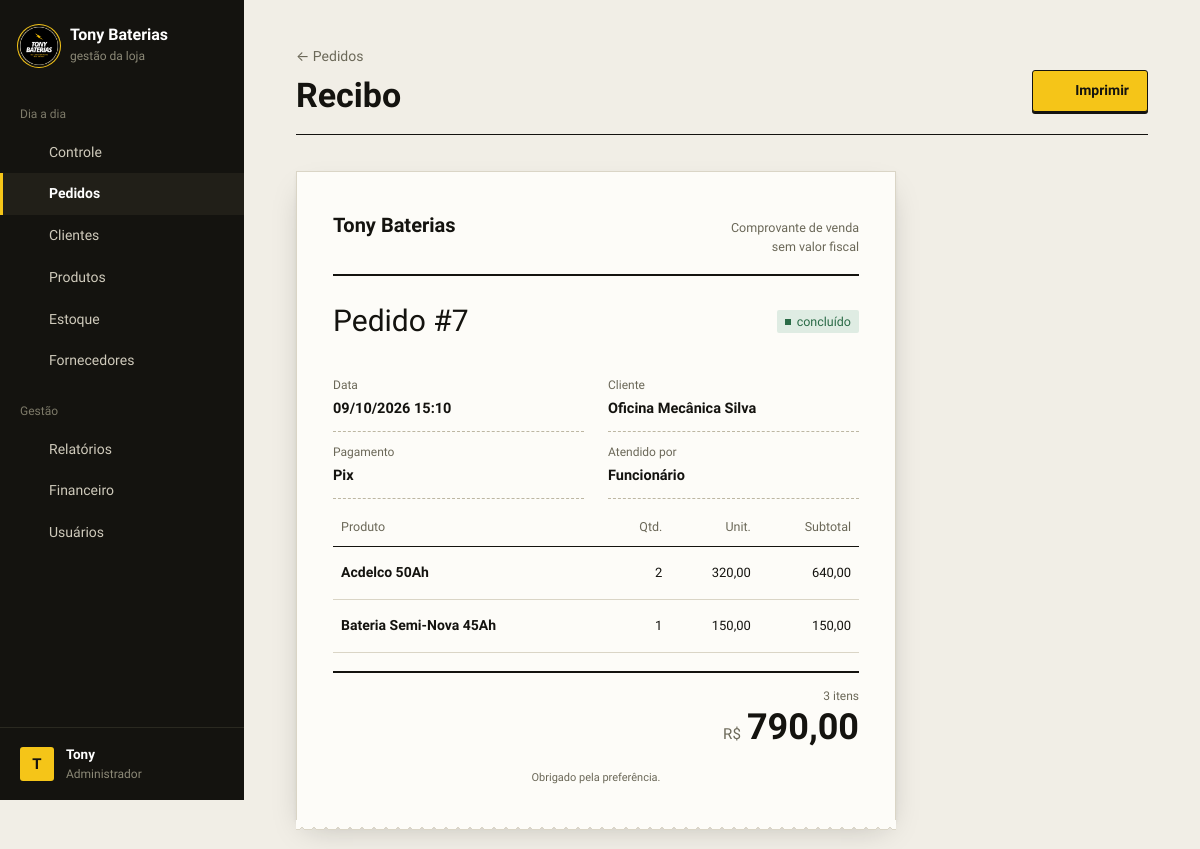
Screenshot of /public/pedidos.php?acao=recibo&id=7 (signed in) with the database file from the repository.
### tables this page shows
CREATE TABLE IF NOT EXISTS `pedidos` (
  `id` int UNSIGNED NOT NULL AUTO_INCREMENT,
  `cliente_id` int UNSIGNED DEFAULT NULL,
  `usuario_id` int UNSIGNED NOT NULL,
  `status` enum('pendente','concluido','cancelado') NOT NULL DEFAULT 'pendente',
  `forma_pagamento` enum('dinheiro','pix','cartao_credito','cartao_debito','boleto') DEFAULT NULL,
  `valor_total` decimal(10,2) NOT NULL DEFAULT '0.00',
  `observacao` varchar(255) DEFAULT NULL,
  `criado_em` datetime NOT NULL DEFAULT CURRENT_TIMESTAMP,
  `atualizado_em` datetime NOT NULL DEFAULT CURRENT_TIMESTAMP ON UPDATE CURRENT_TIMESTAMP,
  PRIMARY KEY (`id`),
  KEY `fk_pedidos_usuario` (`usuario_id`),
  KEY `idx_pedidos_cliente` (`cliente_id`),
  KEY `idx_pedidos_status_data` (`status`,`criado_em`)
);

CREATE TABLE IF NOT EXISTS `clientes` (
  `id` int UNSIGNED NOT NULL AUTO_INCREMENT,
  `nome` varchar(150) NOT NULL,
  `cpf` varchar(14) DEFAULT NULL,
  `cnpj` varchar(18) DEFAULT NULL,
  `telefone` varchar(20) DEFAULT NULL,
  `email` varchar(150) DEFAULT NULL,
  `endereco` varchar(255) DEFAULT NULL,
  `ativo` tinyint(1) NOT NULL DEFAULT '1',
  `criado_em` datetime NOT NULL DEFAULT CURRENT_TIMESTAMP,
  `atualizado_em` datetime NOT NULL DEFAULT CURRENT_TIMESTAMP ON UPDATE CURRENT_TIMESTAMP,
  PRIMARY KEY (`id`),
  UNIQUE KEY `cpf` (`cpf`),
  UNIQUE KEY `cnpj` (`cnpj`),
  KEY `idx_clientes_nome` (`nome`)
);

CREATE TABLE IF NOT EXISTS `usuarios` (
  `id` int UNSIGNED NOT NULL AUTO_INCREMENT,
  `nome` varchar(100) NOT NULL,
  `email` varchar(150) NOT NULL,
  `senha` varchar(255) NOT NULL,
  `perfil` enum('admin','vendedor') NOT NULL DEFAULT 'vendedor',
  `ativo` tinyint(1) NOT NULL DEFAULT '1',
  `criado_em` datetime NOT NULL DEFAULT CURRENT_TIMESTAMP,
  `atualizado_em` datetime NOT NULL DEFAULT CURRENT_TIMESTAMP ON UPDATE CURRENT_TIMESTAMP,
  PRIMARY KEY (`id`),
  UNIQUE KEY `email` (`email`)
);

CREATE TABLE IF NOT EXISTS `itens_pedido` (
  `id` int UNSIGNED NOT NULL AUTO_INCREMENT,
  `pedido_id` int UNSIGNED NOT NULL,
  `produto_id` int UNSIGNED NOT NULL,
  `quantidade` int UNSIGNED NOT NULL,
  `preco_unitario` decimal(10,2) NOT NULL,
  PRIMARY KEY (`id`),
  KEY `fk_itens_produto` (`produto_id`),
  KEY `idx_itens_pedido` (`pedido_id`)
);

CREATE TABLE IF NOT EXISTS `produtos` (
  `id` int UNSIGNED NOT NULL AUTO_INCREMENT,
  `categoria_id` int UNSIGNED DEFAULT NULL,
  `nome` varchar(150) NOT NULL,
  `descricao` text,
  `marca` varchar(80) DEFAULT NULL,
  `sku` varchar(40) DEFAULT NULL,
  `preco` decimal(10,2) NOT NULL DEFAULT '0.00',
  `garantia_meses` smallint UNSIGNED NOT NULL DEFAULT '0',
  `estoque_atual` int NOT NULL DEFAULT '0',
  `estoque_minimo` int NOT NULL DEFAULT '0',
  `ativo` tinyint(1) NOT NULL DEFAULT '1',
  `criado_em` datetime NOT NULL DEFAULT CURRENT_TIMESTAMP,
  `atualizado_em` datetime NOT NULL DEFAULT CURRENT_TIMESTAMP ON UPDATE CURRENT_TIMESTAMP,
  PRIMARY KEY (`id`),
  UNIQUE KEY `sku` (`sku`),
  CONSTRAINT `chk_estoque_nao_negativo` CHECK (`estoque_atual` >= 0),
  KEY `fk_produtos_categoria` (`categoria_id`),
  KEY `idx_produtos_nome` (`nome`)
);

### config/config.php (called while the page is built, shortened)
<?php
spl_autoload_register(function (string $classe) {
    foreach (['models', 'controllers'] as $pasta) {
        $arquivo = BASE_PATH . "/app/$pasta/$classe.php";
        if (file_exists($arquivo)) {
            return;
        }
    }
});
require_once __DIR__ . '/BancoDados.php';
require_once BASE_PATH . '/app/helpers/validacoes.php';
require_once BASE_PATH . '/app/helpers/icones.php';

### config/BancoDados.php (called while the page is built)
<?php
class BancoDados
{
    private static ?PDO $conexao = null;
    public static function getConnection(): PDO
    {
        if (self::$conexao === null) {
            $dsn = 'mysql:host=' . DB_HOST . ';port=' . DB_PORT . ';dbname=' . DB_NAME . ';charset=utf8mb4';
            try {
                self::$conexao = new PDO($dsn, DB_USER, DB_PASS, [
                    PDO::ATTR_ERRMODE            => PDO::ERRMODE_EXCEPTION,
                    PDO::ATTR_DEFAULT_FETCH_MODE => PDO::FETCH_ASSOC,
                    PDO::ATTR_EMULATE_PREPARES   => false,
                    PDO::MYSQL_ATTR_INIT_COMMAND => "SET time_zone = '" . (new DateTime('now'))->format('P') . "'",
                ]);
            } catch (PDOException $e) {
                die(APP_ENV === 'development'
                    ? 'Erro ao conectar ao banco de dados: ' . $e->getMessage()
                    : 'Não foi possível conectar ao banco de dados. Tente novamente mais tarde.');
            }
        }
        return self::$conexao;
    }
}

### app/controllers/PedidoController.php (called while the page is built, shortened)
<?php
class PedidoController
{
    private Pedido $pedidoModel;
    public function __construct()
    {
        $this->pedidoModel = new Pedido();
    }
    public function buscar(int $id): ?array
    {
        return $this->pedidoModel->buscarPorId($id);
    }
    public function buscarItens(int $id): array
    {
        return $this->pedidoModel->buscarItens($id);
    }
}

### app/models/Pedido.php (called while the page is built, shortened)
<?php
class Pedido
{
    private PDO $db;
    public function __construct()
    {
        $this->db = BancoDados::getConnection();
    }
    public function buscarPorId(int $id): ?array
    {
        $stmt = $this->db->prepare(
            'SELECT p.*, c.nome AS cliente_nome, u.nome AS usuario_nome
             FROM pedidos p
             LEFT JOIN clientes c ON c.id = p.cliente_id
             LEFT JOIN usuarios u ON u.id = p.usuario_id
             WHERE p.id = ?'
        );
        $stmt->execute([$id]);
        return $stmt->fetch() ?: null;
    }
    public function buscarItens(int $pedidoId): array
    {
        $stmt = $this->db->prepare(
            'SELECT i.*, pr.nome AS produto_nome
             FROM itens_pedido i
             JOIN produtos pr ON pr.id = i.produto_id
             WHERE i.pedido_id = ?'
        );
        $stmt->execute([$pedidoId]);
        return $stmt->fetchAll();
    }
}

### app/views/pedidos/recibo.php (the view, shortened to what this page needs)
<?php
$quantidadeTotal = array_sum(array_column($itens, 'quantidade'));
?>
<div class="pagina-topo no-imprimir">
    <div>
        <p class="pagina-topo__eyebrow"><a href="pedidos.php">&larr; Pedidos</a></p>
        <h1>Recibo</h1>
    </div>
    <div class="pagina-topo__acoes">
        <button type="button" class="btn btn-primario" onclick="window.print()">
            <?= icone('imprimir', 16) ?> Imprimir
        </button>
    </div>
</div>
<article class="recibo">
    <div class="recibo__marca">
        <strong>Tony Baterias</strong>
        <span>Comprovante de venda<br>sem valor fiscal</span>
    </div>
    <div class="recibo__numero">
        <h1>Pedido #<?= (int) $pedido['id'] ?></h1>
        <?= badgeStatus($pedido['status']) ?>
    </div>
    <dl class="recibo__ficha">
        <div>
            <dt>Data</dt>
            <dd><?= date('d/m/Y H:i', strtotime($pedido['criado_em'])) ?></dd>
        </div>
        <div>
            <dt>Cliente</dt>
            <dd><?= htmlspecialchars($pedido['cliente_nome'] ?? 'Balcão') ?></dd>
        </div>
        <div>
            <dt>Pagamento</dt>
            <dd><?= htmlspecialchars(FORMAS_PAGAMENTO[$pedido['forma_pagamento'] ?? ''] ?? 'Não informada') ?></dd>
        </div>
        <?php if (!empty($pedido['usuario_nome'])): ?>
            <div>
                <dt>Atendido por</dt>
                <dd><?= htmlspecialchars($pedido['usuario_nome']) ?></dd>
            </div>
        <?php endif; ?>
    </dl>
    <table class="tabela tabela--fixa">
        <thead>
            <tr>
                <th>Produto</th>
                <th class="num">Qtd.</th>
                <th class="num">Unit.</th>
                <th class="num">Subtotal</th>
            </tr>
        </thead>
        <tbody>
            <?php foreach ($itens as $item): ?>
                <tr>
                    <td class="cel-principal"><?= htmlspecialchars($item['produto_nome']) ?></td>
                    <td class="num"><?= (int) $item['quantidade'] ?></td>
                    <td class="num"><?= moeda($item['preco_unitario']) ?></td>
                    <td class="num"><?= moeda((float) $item['preco_unitario'] * (int) $item['quantidade']) ?></td>
                </tr>
            <?php endforeach; ?>
        </tbody>
    </table>
    <div class="recibo__totais">
        <span class="recibo__itens-qtd"><?= (int) $quantidadeTotal ?> <?= (int) $quantidadeTotal === 1 ? 'item' : 'itens' ?></span>
        <span class="recibo__total"><small>R$</small><?= moeda($pedido['valor_total']) ?></span>
    </div>
    <p class="recibo__rodape">Obrigado pela preferência.</p>
</article>

### app/helpers/icones.php (shortened to what this page needs)
<?php
function icone(string $nome, int $tamanho = 18): string
{
    return sprintf(
        '<svg width="%1$d" height="%1$d" viewBox="0 0 24 24" fill="none" stroke="currentColor" stroke-width="1.8" stroke-linecap="round" stroke-linejoin="round" aria-hidden="true">%2$s</svg>',
        $tamanho,
        trim($tracos[$nome])
    );
}
function moeda($valor): string
{
    return number_format((float) $valor, 2, ',', '.');
}
function badgeStatus(string $status): string
{
    $badges = [
        'pendente'  => ['badge-andamento', 'pendente'],
        'concluido' => ['badge-ok', 'concluído'],
        'cancelado' => ['badge-alerta', 'cancelado'],
    ];
    return '<span class="badge ' . $badges[$status][0] . '">' . $badges[$status][1] . '</span>';
}

### public/assets/css/global.css (style rules this page uses)
:root { --papel: #f1eee6; --papel-fundo: #e6e1d3; --superficie: #fdfcf8; --tinta: #14130f; --tinta-2: #3b392f; --tinta-3: #6b6858; --linha: #dad5c6; --linha-forte: #bdb7a3; --amarelo: #f5c518; --amarelo-fundo: #fbf0c0; --amarelo-texto: #7a5c00; --erro: #b3382c; --erro-fundo: #f7e3df; --ok: #2b6b47; --ok-fundo: #dfece3; --fonte-base: 'Plus Jakarta Sans', system-ui, -apple-system, 'Segoe UI', sans-serif; --raio: 3px; --sombra-1: 0 1px 0 rgba(20, 19, 15, 0.04), 0 1px 3px rgba(20, 19, 15, 0.07); --sombra-2: 0 2px 4px rgba(20, 19, 15, 0.05), 0 14px 30px -10px rgba(20, 19, 15, 0.26); --curva: cubic-bezier(0.2, 0.7, 0.2, 1); }
* { margin: 0; padding: 0; box-sizing: border-box; }
body { font-family: var(--fonte-base); font-size: 15px; line-height: 1.55; color: var(--tinta); background-color: var(--papel); -webkit-font-smoothing: antialiased; }
a { color: inherit; text-decoration: none; }
button, input, select, textarea { font: inherit; color: inherit; }
.btn { display: inline-flex; align-items: center; justify-content: center; gap: 8px; min-height: 42px; padding: 10px 18px; border: 1px solid transparent; border-radius: var(--raio); font-size: 14px; font-weight: 600; line-height: 1.2; white-space: nowrap; cursor: pointer; user-select: none; }
.btn-primario { background-color: var(--amarelo); color: var(--tinta); border-color: var(--tinta); box-shadow: 0 2px 0 var(--tinta); }
.badge { display: inline-flex; align-items: center; gap: 6px; padding: 2px 8px; border-radius: 2px; font-size: 12.5px; font-weight: 500; white-space: nowrap; }
.badge::before { content: ''; width: 6px; height: 6px; background-color: currentColor; }
.badge-ok { background-color: var(--ok-fundo); color: var(--ok); }

### public/assets/css/layout.css (style rules this page uses)
.lateral__item svg { width: 17px; height: 17px; flex-shrink: 0; color: #8c8977; }
.lateral__item--ativo svg, .lateral__item--ativo:hover svg { color: var(--amarelo); }
.pagina-topo { display: flex; flex-wrap: wrap; align-items: flex-end; justify-content: space-between; gap: 20px 24px; margin-bottom: 36px; padding-bottom: 22px; border-bottom: 1px solid var(--tinta); }
.pagina-topo__eyebrow { display: flex; align-items: center; gap: 9px; margin-bottom: 10px; font-size: 14px; color: var(--tinta-3); }
.pagina-topo h1 { font-size: clamp(26px, 3.2vw, 34px); font-weight: 700; line-height: 1; }
.pagina-topo__acoes { display: flex; flex-wrap: wrap; align-items: center; gap: 10px; }

### public/assets/css/tables.css (style rules this page uses)
.tabela { width: 100%; border-collapse: collapse; font-size: 14px; }
.tabela th { padding: 10px 14px; text-align: left; white-space: nowrap; font-size: 12.5px; font-weight: 500; color: var(--tinta-3); border-bottom: 1px solid var(--tinta); }
.tabela td { padding: 15px 14px; vertical-align: middle; color: var(--tinta-2); border-bottom: 1px solid var(--linha); }
.tabela .cel-principal { font-weight: 600; color: var(--tinta); }
.tabela .num { text-align: right; font-size: 13px; font-variant-numeric: tabular-nums; white-space: nowrap; }
.tabela td.num { color: var(--tinta); }
.tabela th.num { font-size: 12.5px; }
.tabela--fixa td, .tabela--fixa th { padding-left: 8px; padding-right: 8px; }

### rows the page displays
pedidos: id "7", status "concluído", criado_em "09/10/2026 15:10", cliente.nome "Oficina Mecânica Silva", forma_pagamento "Pix", usuario.nome "Funcionário", valor_total "790,00"
itens_pedido: produto.nome "Acdelco 50Ah", quantidade "2", preco_unitario "320,00", moeda((float) $item['preco_unitario'] * (int) $item['quantidade']) "640,00"
itens_pedido: produto.nome "Bateria Semi-Nova 45Ah", quantidade "1", preco_unitario "150,00", moeda((float) $item['preco_unitario'] * (int) $item['quantidade']) "150,00"

### other values shown
$grupoAtual "Dia a dia"
$item['label'] "Controle"
$item['label'] "Pedidos"
$item['label'] "Clientes"
$item['label'] "Produtos"
$item['label'] "Estoque"
$item['label'] "Fornecedores"
$grupoAtual "Gestão"
$item['label'] "Relatórios"
$item['label'] "Financeiro"
$item['label'] "Usuários"
mb_strtoupper(mb_substr($nomeUsuario, 0, 1)) "T"
$nomeUsuario "Tony"
$quantidadeTotal "3"
